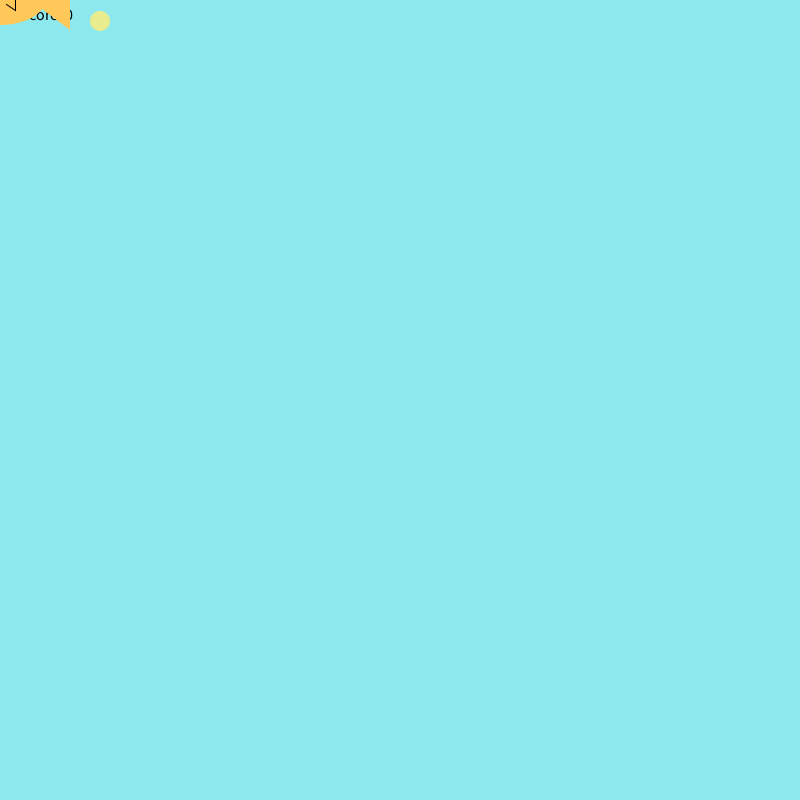
Frame 1 (no input)
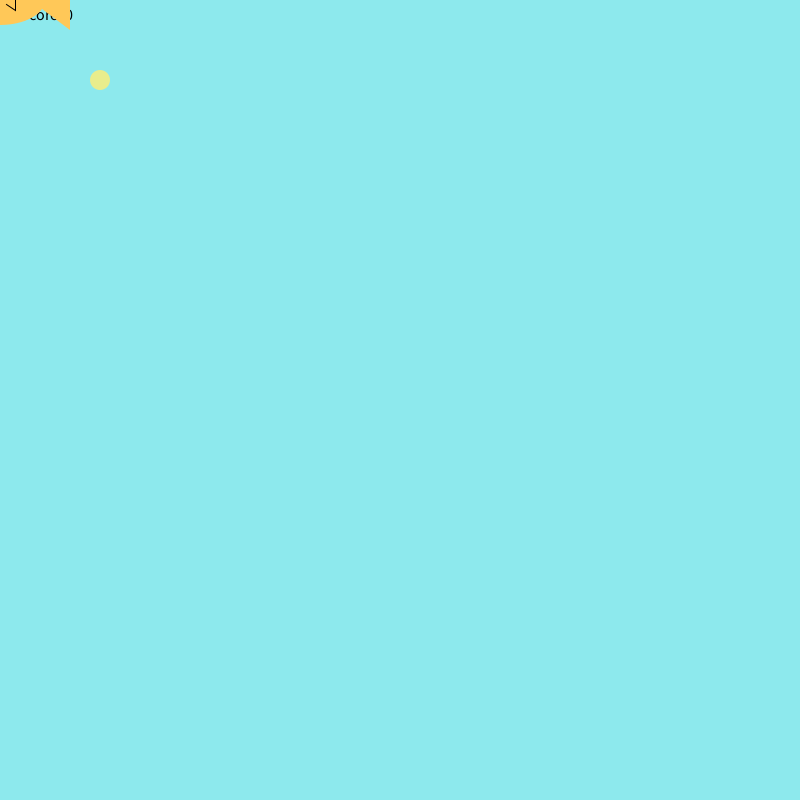
Frame 60 (the mouse pressed at the canvas centre just before this capture)
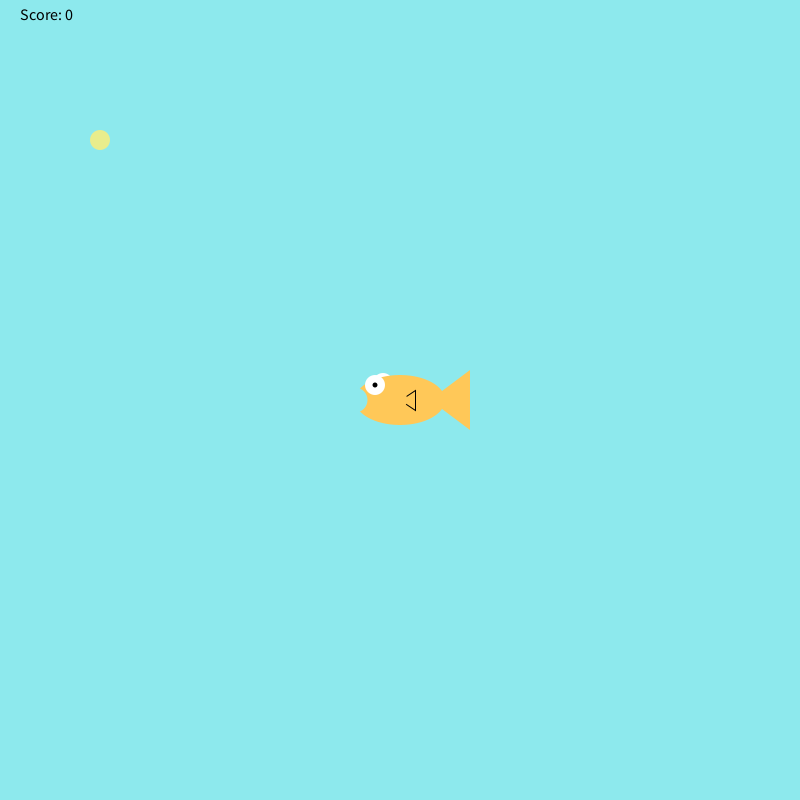
Frame 120 (the mouse held since frame 60 and released just before this capture)

The Processing sketch that drew these frames (run headless with seeded random() and noise(); from frame 60 on, the mouse is pressed at the canvas centre):

// Processing sketch: sketch_190411b
// ── sketch_190411b.pde
int foodX = 100; int foodY = 20;
int score = 0;
void setup(){
  size(800,800);
}
 
void draw() {
 background(141,233,237);
 fill(0, 0, 0);
textSize(16);
text("Score: " + score, 20, 20);
if (score >= 20) {
  
  textSize(100); //if it’s not big enough
text("You Win!", 200, 400);

}else{
  if  (height == foodY) {
   foodY=20;
   foodX = (int) random(width-20);
  
}
 foodY ++;
 }
 
 fill(233,237,141);
 noStroke();
 ellipse(foodX, foodY, 20, 20);
 
 drawFish();
 checkCatch(foodX,foodY);
}
void drawFish(){
     noStroke();
     fill(255,255,255);
     ellipse(mouseX-17,mouseY-17,20,20); //back side eye
     fill(255,200,88);
     ellipse(mouseX,mouseY,90,50); //body
     triangle(mouseX+30,mouseY,mouseX+70,mouseY+30,mouseX+70,mouseY-30); //tail
     stroke(0);
     triangle(mouseX,mouseY,mouseX+15,mouseY+10,mouseX+15,mouseY-10); //side fin
     noStroke();
     fill(255,200,88);
     ellipse(mouseX,mouseY,15,15); //side fin cover
     noStroke();
     fill(255,255,255);
     ellipse(mouseX-25,mouseY-15,20,20); //front eye
     fill(0,0,0);
     ellipse(mouseX-25,mouseY-15,5,5); //pupil
     fill(141,233,237);
     ellipse(mouseX-45,mouseY,25,25); //mouth
}
void checkCatch(int x, int y){
     if(x > mouseX && x < mouseX+70){
          if(y > mouseY-17 && y < mouseY+30){
               score++;
               foodY = 20; //if the food was eaten, make more food fall from the top
               foodX = (int) random(width-20);
          }
     }
     else if (foodY > height && score > 0){
          score--;
     }
}
